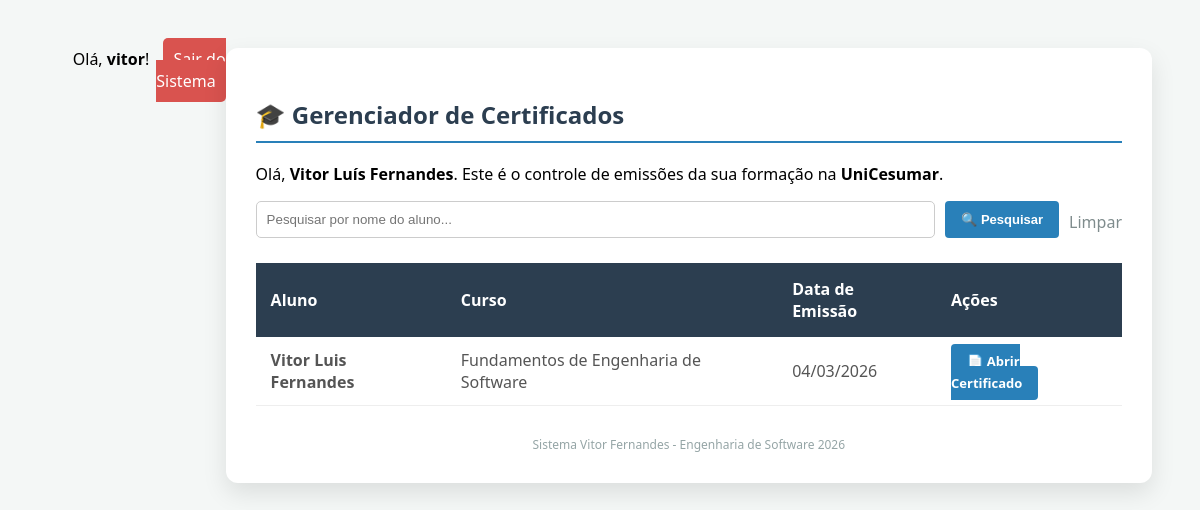
/lista/ (signed in), run on an earlier commit of the app's database.
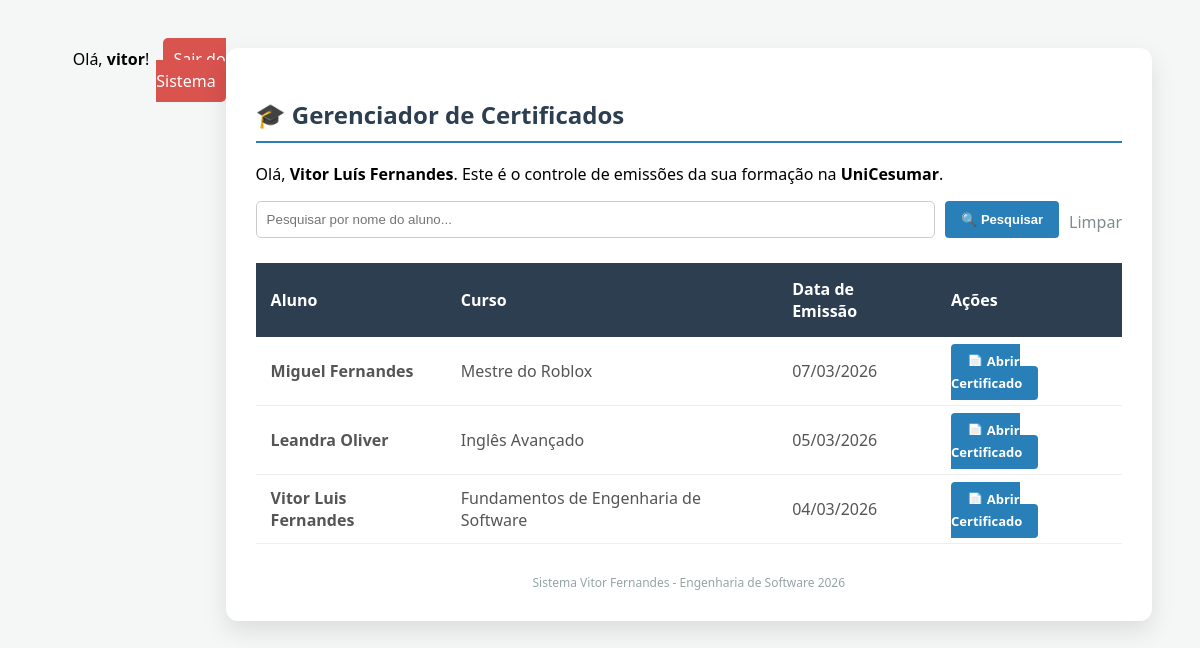
And on a later commit of the database.
### certificados/models.py (models this page shows, shortened)
class Certificado(models.Model):
    id = models.UUIDField(primary_key=True, default=uuid.uuid4, editable=False)
    aluno = models.ForeignKey(Aluno, on_delete=models.CASCADE)
    curso = models.ForeignKey(Curso, on_delete=models.CASCADE)
    data_emissao = models.DateTimeField(auto_now_add=True)
    chave_validacao = models.CharField(
        max_length=50, unique=True, editable=False)

class Aluno(models.Model):
    id_seguranca = models.UUIDField(
        primary_key=True, default=uuid.uuid4, editable=False)
    nome_completo = models.CharField(max_length=255)
    cpf = models.CharField(max_length=14, unique=True)
    email = models.EmailField(unique=True)

class Curso(models.Model):
    id = models.UUIDField(primary_key=True, default=uuid.uuid4, editable=False)
    nome = models.CharField(max_length=255)
    carga_horaria = models.PositiveIntegerField()

### certificados/views.py (the view)
# urls.py: path('lista/', lista_certificados, name='lista_certificados'),
@login_required
def lista_certificados(request):
    termo_busca = request.GET.get('busca')
    certificados = Certificado.objects.all().order_by('-data_emissao')
    if termo_busca:
        certificados = certificados.filter(
            aluno__nome_completo__icontains=termo_busca)
    return render(request, 'certificados/lista.html', {'certificados': certificados})

### certificados/templates/certificados/lista.html (shortened to what this page needs)
<!doctype html>
<html lang="pt-br">
  <head>
    <div style="text-align: right; margin-bottom: 20px">
      <span>Olá, <strong>{{ user.username }}</strong>!</span>
      <a
        href="{% url 'logout' %}"
        style="
          background-color: #d9534f;
          color: white;
          padding: 10px;
          text-decoration: none;
          border-radius: 5px;
          margin-left: 10px;
        "
      >
        Sair do Sistema
      </a>
    </div>
  </head>
  <body>
    <div class="painel">
      <h2>🎓 Gerenciador de Certificados</h2>
      <p>
        Olá, <strong>Vitor Luís Fernandes</strong>. Este é o controle de
        emissões da sua formação na <strong>UniCesumar</strong>.
      </p>
      <form method="GET" style="margin-bottom: 20px; display: flex; gap: 10px">
        <input
          type="text"
          name="busca"
          placeholder="Pesquisar por nome do aluno..."
          value="{{ request.GET.busca }}"
          style="
            flex: 1;
            padding: 10px;
            border: 1px solid #ccc;
            border-radius: 5px;
          "
        />
        <button
          type="submit"
          class="btn-view"
          style="border: none; cursor: pointer"
        >
          🔍 Pesquisar
        </button>
        <a
          href="{% url 'lista_certificados' %}"
          style="text-decoration: none; color: #7f8c8d; padding-top: 10px"
          >Limpar</a
        >
      </form>
      <table>
        <thead>
          <tr>
            <th>Aluno</th>
            <th>Curso</th>
            <th>Data de Emissão</th>
            <th>Ações</th>
          </tr>
        </thead>
        <tbody>
          {% for c in certificados %}
          <tr>
            <td><strong>{{ c.aluno.nome_completo }}</strong></td>
            <td>{{ c.curso.nome }}</td>
            <td>{{ c.data_emissao|date:"d/m/Y" }}</td>
            <td>
              <a href="{% url 'detalhe_certificado' c.id %}" class="btn-view">
                📄 Abrir Certificado
              </a>
            </td>
          </tr>
          {% empty %}
          <tr>
            <td colspan="4" style="text-align: center">
              Nenhum certificado cadastrado no banco de dados.
            </td>
          </tr>
          {% endfor %}
        </tbody>
      </table>
      <div class="footer-info">
        Sistema Vitor Fernandes - Engenharia de Software 2026
      </div>
    </div>
  </body>
</html>

### certificados/templates/certificados/lista.html (style rules this page uses)
body { font-family: "Segoe UI", Arial, sans-serif; background-color: #f4f7f6; display: flex; justify-content: center; padding: 40px; }
.painel { background: white; padding: 30px; border-radius: 12px; box-shadow: 0 10px 25px rgba(0, 0, 0, 0.1); max-width: 950px; width: 100%; }
h2 { color: #2c3e50; border-bottom: 2px solid #2980b9; padding-bottom: 10px; }
table { width: 100%; border-collapse: collapse; margin-top: 25px; background: #fff; }
th { background-color: #2c3e50; color: white; padding: 15px; text-align: left; }
td { padding: 12px 15px; border-bottom: 1px solid #eee; color: #555; }
.btn-view { padding: 8px 16px; background: #2980b9; color: white; text-decoration: none; border-radius: 4px; font-size: 13px; font-weight: bold; transition: background 0.3s; }
.footer-info { margin-top: 30px; font-size: 12px; color: #95a5a6; text-align: center; }

What changed in the data, as far as the page shows it:
added Certificado: aluno.nome_completo "Miguel Fernandes", curso.nome "Mestre do Roblox", data_emissao "07/03/2026"
added Certificado: aluno.nome_completo "Leandra Oliver", curso.nome "Inglês Avançado", data_emissao "05/03/2026"
